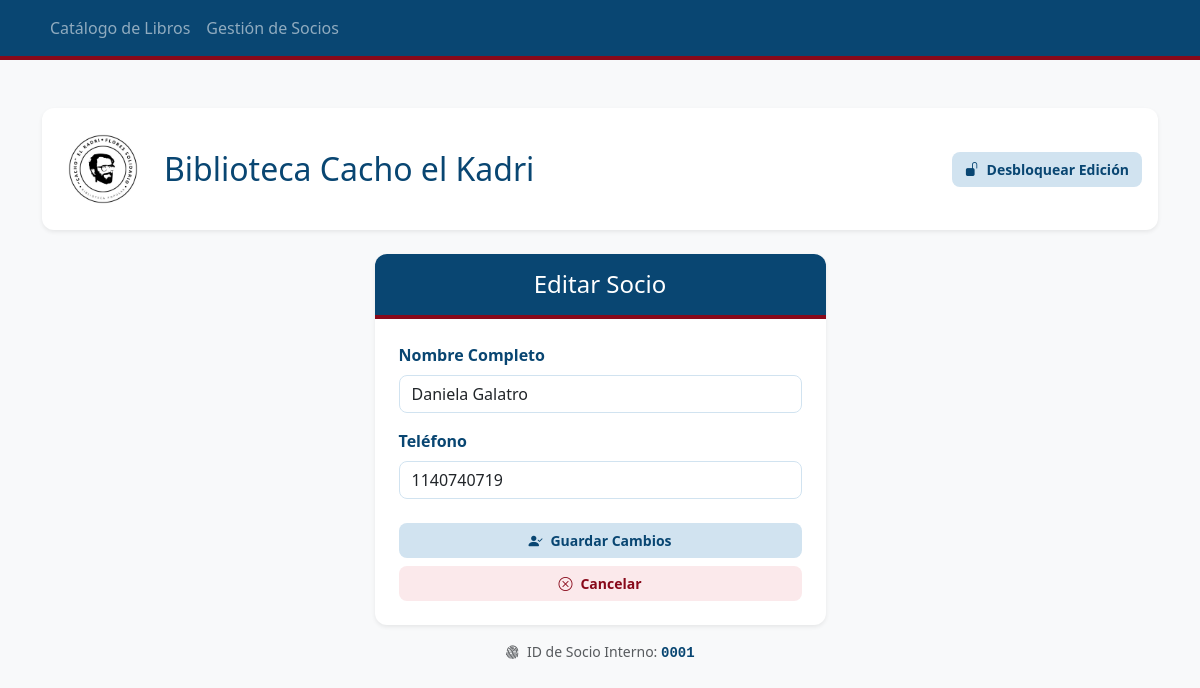
/editar_socio/1, run on the app's committed database.
### tables this page shows
CREATE TABLE Socios (
            id_socio INTEGER PRIMARY KEY AUTOINCREMENT,
            nombre_completo TEXT NOT NULL,
            telefono TEXT NOT NULL
        );

### app.py (the view)
@app.route('/editar_socio/<int:id_socio>')
def vista_editar_socio(id_socio):
    conexion = sqlite3.connect("biblioteca.db")
    cursor = conexion.cursor()
    cursor.execute("SELECT id_socio, nombre_completo, telefono FROM Socios WHERE id_socio = ?", (id_socio,))
    socio = cursor.fetchone()
    conexion.close()
    return render_template('editar_socio.html', socio=socio)

### templates/editar_socio.html (shortened to what this page needs)
{% extends 'layout.html' %}
{% block content %}
<div class="row justify-content-center mb-5">
    <div class="col-md-6 col-lg-5">
        <div class="card shadow-sm border-0" style="border-radius: 12px; overflow: hidden;">
            <div class="card-header text-white text-center py-3" style="background-color: #094672; border-bottom: 4px solid #88091a;">
                <h4 class="mb-0 font-weight-bold">Editar Socio</h4>
            </div>
            <div class="card-body p-4">
                <form action="/actualizar_socio" method="POST">
                    <div class="mb-3">
                        <label class="form-label fw-bold" style="color: #094672;">Nombre Completo</label>
                        <input type="text" name="nombre" class="form-control" value="{{ socio[1] }}" required style="border: 1px solid #d1e3f0; border-radius: 8px;">
                    </div>
                    <div class="mb-4">
                        <label class="form-label fw-bold" style="color: #094672;">Teléfono</label>
                        <input type="text" name="telefono" class="form-control" value="{{ socio[2] }}" style="border: 1px solid #d1e3f0; border-radius: 8px;">
                    </div>
                    <div class="d-grid gap-2">
                        <button type="submit" class="btn btn-success btn-lg py-2">
                            <i class="bi bi-person-check-fill me-2"></i>Guardar Cambios
                        </button>
                        <a href="/socios" class="btn btn-primary btn-lg py-2">
                            <i class="bi bi-x-circle me-2"></i>Cancelar
                        </a>
                    </div>
                </form>
            </div>
        </div>
        <p class="text-center mt-3 text-muted small">
            <i class="bi bi-fingerprint me-1"></i> ID de Socio Interno: <span style="font-family: monospace; font-weight: bold; color: #094672;">{{ "%04d" | format(socio[0]) }}</span>
        </p>
    </div>
</div>
{% endblock %}

### templates/layout.html (style rules this page uses)
body { background-color: #f4f7f9 !important; }
.btn-primary, .btn-danger, .btn-success, .btn-info, .btn-warning, .btn-style-mfn, .btn-outline-secondary, .btn-outline-warning { border-radius: 8px !important; font-weight: bold !important; font-size: 14px !important; text-decoration: none !important; display: inline-block !important; padding: 6px 12px !important; vertical-align: middle !important; margin: 0 !important; border: 1px solid transparent !important; transition: all 0.2s; }
.btn-primary, .btn-danger, .btn-outline-secondary { background-color: #fbe9eb !important; color: #88091a !important; }
.btn-success, .btn-info, .btn-warning, .btn-style-mfn, .btn-outline-warning { background-color: #d1e3f0 !important; color: #094672 !important; }

### data on the page
Socios: nombre "Daniela Galatro", telefono "1140740719", id_socio "0001"
